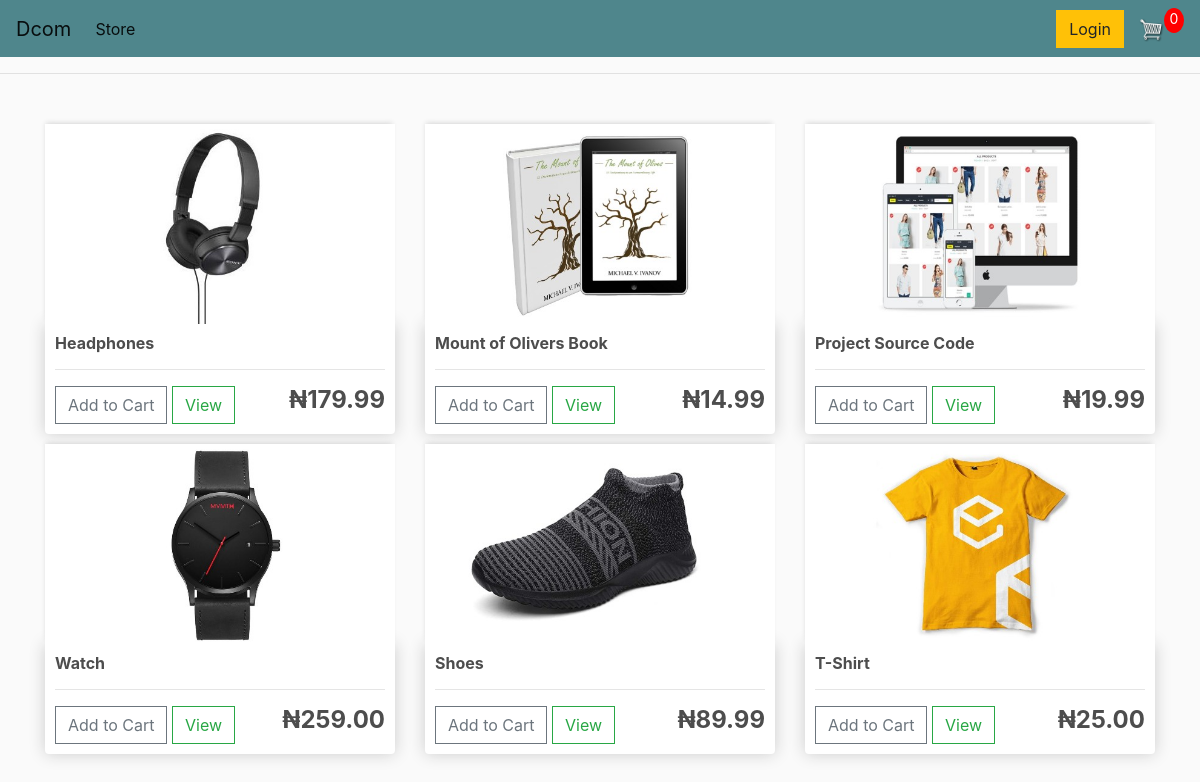
The page / on the database its author committed.
### store/models.py (models this page shows, shortened)
class Product(models.Model):
	name = models.CharField(max_length=200)
	price = models.DecimalField(max_digits=9, decimal_places=2)
	digital = models.BooleanField(default=False,null=True, blank=True)
	image = models.ImageField(null=True, blank=True)
	@property
	def imageURL(self):
		try:
			url = self.image.url
		except:
			url = ''
		return url

### store/views.py (the view)
# urls.py: path('', include('store.urls')),
def store(request):
	data = cartData(request)
	cartItems = data['cartItems']
	order = data['order']
	items = data['items']
	products = Product.objects.all()
	context = {'products':products, 'cartItems':cartItems}
	return render(request, 'store/store.html', context)

### store/utils.py (called while the page is built, shortened)
def cookieCart(request):
	try:
		cart = json.loads(request.COOKIES['cart'])
	except:
		cart = {}
		print('CART:', cart)
	items = []
	order = {'get_cart_total':0, 'get_cart_items':0, 'shipping':False}
	cartItems = order['get_cart_items']
	return {'cartItems':cartItems ,'order':order, 'items':items}

def cartData(request):
	if request.user.is_authenticated:
		customer = request.user.customer
		order, created = Order.objects.get_or_create(customer=customer, complete=False)
		items = order.orderitem_set.all()
		cartItems = order.get_cart_items
	else:
		cookieData = cookieCart(request)
		cartItems = cookieData['cartItems']
		order = cookieData['order']
		items = cookieData['items']
	return {'cartItems':cartItems ,'order':order, 'items':items}

### store/templates/store/store.html
{% extends 'store/base.html' %}
{% load static %}
{% block content %}
<div class="row">
    {% for product in products %}
	<div class="col-lg-4">
        <img class="thumbnail" src="{{product.imageURL}}">
        <div class="box-element product">
            <h6><strong>{{product.name}}</strong></h6>
            <hr>
            <button data-product="{{ product.id }}" data-action="add" class="btn btn-outline-secondary add-btn update-cart">Add to Cart</button>
            <a class="btn btn-outline-success" href="#">View</a>
            <h4 style="display: inline-block; float: right"><strong>&#8358;{{product.price|floatformat:2}}</strong></h4>
        </div>
    </div>
    {% endfor %}
</div>
{% endblock content %}

### static/css/main.css (style rules this page uses)
body { background-color: hsl(0, 0%, 98%); }
h1,h2,h3,h4,h5,h6 { color:hsl(0, 0%, 30%); }
.box-element { box-shadow:hsl(0, 0%, 80%) 0 0 16px; background-color: #fff; border-radius: 4px; padding: 10px; }
.thumbnail { width: 100%; height: 200px; -webkit-box-shadow: -1px -3px 5px -2px rgba(214,214,214,1); -moz-box-shadow: -1px -3px 5px -2px rgba(214,214,214,1); box-shadow: -1px -3px 5px -2px rgba(214,214,214,1); }
.product { border-radius: 0 0 4px 4px; }
.col-lg-4, .col-lg-6, .col-lg-8, .col-lg-12 { margin-top: 10px; }
.btn { border-radius: 0; }

### rows shown on the page
Product: imageURL (picture), name "Headphones", price "179.99"
Product: imageURL (picture), name "Mount of Olivers Book", price "14.99"
Product: imageURL (picture), name "Project Source Code", price "19.99"
Product: imageURL (picture), name "Watch", price "259.00"
Product: imageURL (picture), name "Shoes", price "89.99"
Product: imageURL (picture), name "T-Shirt", price "25.00"

### other values the page prints
{{ cartItems }} "0"
